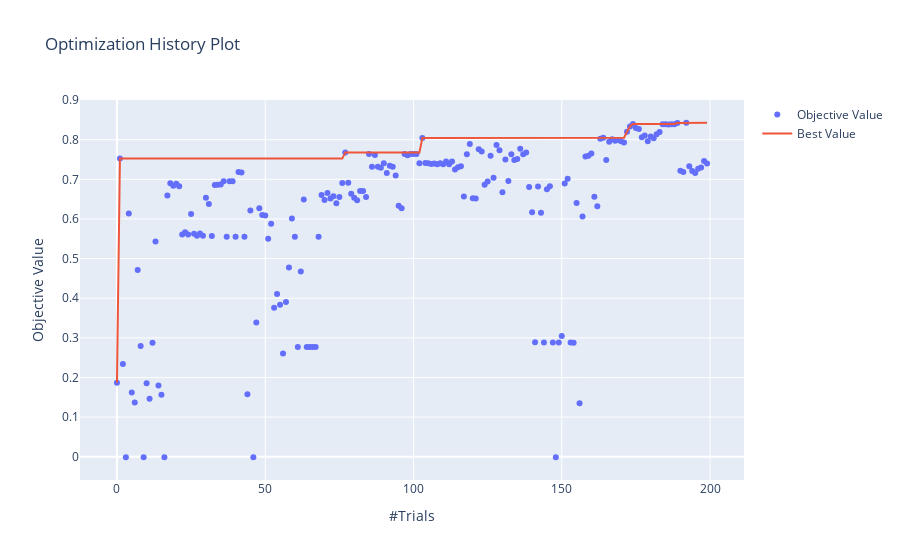
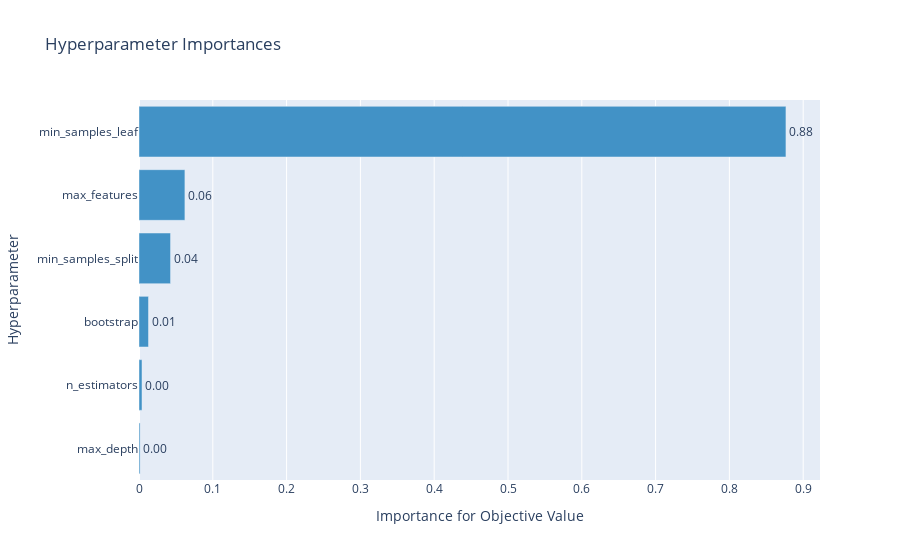
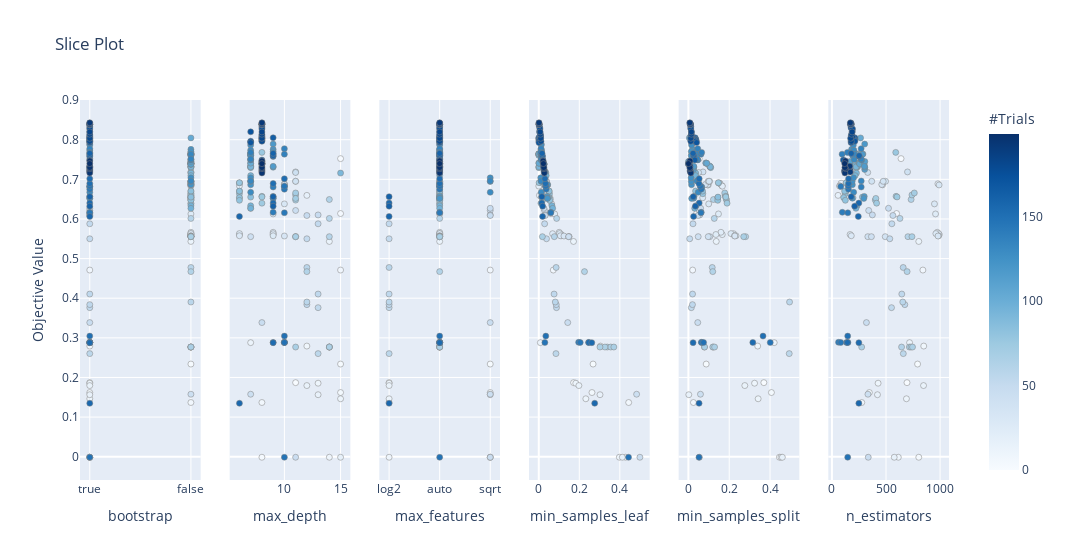

The notebook cell these images were saved under, in order:
### Code cell
make_optuna_visualizations(rf_study)

### Figure 1 — Plotly figure (JSON) as saved in the notebook; plotly's stock layout.template omitted (floating-point values rounded to 4 significant figures; data arrays with more than 128 entries replaced by an {"elided": "..."} marker saying what was removed)
{"data": [{"mode": "markers", "name": "Objective Value", "type": "scatter", "x": {"elided": "200 int values"}, "y": {"elided": "200 float values"}}, {"name": "Best Value", "type": "scatter", "x": {"elided": "200 int values"}, "y": {"elided": "200 float values"}}], "layout": {"title": {"text": "Optimization History Plot"}, "xaxis": {"title": {"text": "#Trials"}}, "yaxis": {"title": {"text": "Objective Value"}}}}

### Figure 2 — Plotly figure (JSON) as saved in the notebook; plotly's stock layout.template omitted (floating-point values rounded to 4 significant figures)
{"data": [{"cliponaxis": false, "hovertemplate": ["max_depth (IntUniformDistribution): 0.001482964933233775<extra></extra>", "n_estimators (IntUniformDistribution): 0.004061178656596264<extra></extra>", "bootstrap (CategoricalDistribution): 0.012866729593342388<extra></extra>", "min_samples_split (UniformDistribution): 0.04274029010615676<extra></extra>", "max_features (CategoricalDistribution): 0.06221469067021597<extra></extra>", "min_samples_leaf (UniformDistribution): 0.8766341460404549<extra></extra>"], "marker": {"color": "rgb(66,146,198)"}, "orientation": "h", "text": ["0.001482964933233775", "0.004061178656596264", "0.012866729593342388", "0.04274029010615676", "0.06221469067021597", "0.8766341460404549"], "textposition": "outside", "texttemplate": "%{text:.2f}", "type": "bar", "x": [0.001483, 0.004061, 0.01287, 0.04274, 0.06221, 0.8766], "y": ["max_depth", "n_estimators", "bootstrap", "min_samples_split", "max_features", "min_samples_leaf"]}], "layout": {"showlegend": false, "title": {"text": "Hyperparameter Importances"}, "xaxis": {"title": {"text": "Importance for Objective Value"}}, "yaxis": {"title": {"text": "Hyperparameter"}}}}

### Figure 3 — Plotly figure (JSON) as saved in the notebook; plotly's stock layout.template omitted (floating-point values rounded to 4 significant figures; data arrays with more than 128 entries replaced by an {"elided": "..."} marker saying what was removed)
{"data": [{"marker": {"color": {"elided": "200 int values"}, "colorbar": {"title": {"text": "#Trials"}, "x": 1, "xpad": 40}, "colorscale": [[0, "rgb(247,251,255)"], [0.125, "rgb(222,235,247)"], [0.25, "rgb(198,219,239)"], [0.375, "rgb(158,202,225)"], [0.5, "rgb(107,174,214)"], [0.625, "rgb(66,146,198)"], [0.75, "rgb(33,113,181)"], [0.875, "rgb(8,81,156)"], [1, "rgb(8,48,107)"]], "line": {"color": "Grey", "width": 0.5}, "showscale": true}, "mode": "markers", "showlegend": false, "type": "scatter", "x": {"elided": "200 bool values"}, "xaxis": "x", "y": {"elided": "200 float values"}, "yaxis": "y"}, {"marker": {"color": {"elided": "200 int values"}, "colorbar": {"title": {"text": "#Trials"}, "x": 1, "xpad": 40}, "colorscale": [[0, "rgb(247,251,255)"], [0.125, "rgb(222,235,247)"], [0.25, "rgb(198,219,239)"], [0.375, "rgb(158,202,225)"], [0.5, "rgb(107,174,214)"], [0.625, "rgb(66,146,198)"], [0.75, "rgb(33,113,181)"], [0.875, "rgb(8,81,156)"], [1, "rgb(8,48,107)"]], "line": {"color": "Grey", "width": 0.5}, "showscale": false}, "mode": "markers", "showlegend": false, "type": "scatter", "x": {"elided": "200 int values"}, "xaxis": "x2", "y": {"elided": "200 float values"}, "yaxis": "y2"}, {"marker": {"color": {"elided": "200 int values"}, "colorbar": {"title": {"text": "#Trials"}, "x": 1, "xpad": 40}, "colorscale": [[0, "rgb(247,251,255)"], [0.125, "rgb(222,235,247)"], [0.25, "rgb(198,219,239)"], [0.375, "rgb(158,202,225)"], [0.5, "rgb(107,174,214)"], [0.625, "rgb(66,146,198)"], [0.75, "rgb(33,113,181)"], [0.875, "rgb(8,81,156)"], [1, "rgb(8,48,107)"]], "line": {"color": "Grey", "width": 0.5}, "showscale": false}, "mode": "markers", "showlegend": false, "type": "scatter", "x": {"elided": "200 str values"}, "xaxis": "x3", "y": {"elided": "200 float values"}, "yaxis": "y3"}, {"marker": {"color": {"elided": "200 int values"}, "colorbar": {"title": {"text": "#Trials"}, "x": 1, "xpad": 40}, "colorscale": [[0, "rgb(247,251,255)"], [0.125, "rgb(222,235,247)"], [0.25, "rgb(198,219,239)"], [0.375, "rgb(158,202,225)"], [0.5, "rgb(107,174,214)"], [0.625, "rgb(66,146,198)"], [0.75, "rgb(33,113,181)"], [0.875, "rgb(8,81,156)"], [1, "rgb(8,48,107)"]], "line": {"color": "Grey", "width": 0.5}, "showscale": false}, "mode": "markers", "showlegend": false, "type": "scatter", "x": {"elided": "200 float values"}, "xaxis": "x4", "y": {"elided": "200 float values"}, "yaxis": "y4"}, {"marker": {"color": {"elided": "200 int values"}, "colorbar": {"title": {"text": "#Trials"}, "x": 1, "xpad": 40}, "colorscale": [[0, "rgb(247,251,255)"], [0.125, "rgb(222,235,247)"], [0.25, "rgb(198,219,239)"], [0.375, "rgb(158,202,225)"], [0.5, "rgb(107,174,214)"], [0.625, "rgb(66,146,198)"], [0.75, "rgb(33,113,181)"], [0.875, "rgb(8,81,156)"], [1, "rgb(8,48,107)"]], "line": {"color": "Grey", "width": 0.5}, "showscale": false}, "mode": "markers", "showlegend": false, "type": "scatter", "x": {"elided": "200 float values"}, "xaxis": "x5", "y": {"elided": "200 float values"}, "yaxis": "y5"}, {"marker": {"color": {"elided": "200 int values"}, "colorbar": {"title": {"text": "#Trials"}, "x": 1, "xpad": 40}, "colorscale": [[0, "rgb(247,251,255)"], [0.125, "rgb(222,235,247)"], [0.25, "rgb(198,219,239)"], [0.375, "rgb(158,202,225)"], [0.5, "rgb(107,174,214)"], [0.625, "rgb(66,146,198)"], [0.75, "rgb(33,113,181)"], [0.875, "rgb(8,81,156)"], [1, "rgb(8,48,107)"]], "line": {"color": "Grey", "width": 0.5}, "showscale": false}, "mode": "markers", "showlegend": false, "type": "scatter", "x": {"elided": "200 int values"}, "xaxis": "x6", "y": {"elided": "200 float values"}, "yaxis": "y6"}], "layout": {"title": {"text": "Slice Plot"}, "width": 1800, "xaxis": {"anchor": "y", "domain": [0, 0.1389], "title": {"text": "bootstrap"}}, "xaxis2": {"anchor": "y2", "domain": [0.1722, 0.3111], "title": {"text": "max_depth"}}, "xaxis3": {"anchor": "y3", "domain": [0.3444, 0.4833], "title": {"text": "max_features"}}, "xaxis4": {"anchor": "y4", "domain": [0.5167, 0.6556], "title": {"text": "min_samples_leaf"}}, "xaxis5": {"anchor": "y5", "domain": [0.6889, 0.8278], "title": {"text": "min_samples_split"}}, "xaxis6": {"anchor": "y6", "domain": [0.8611, 1], "title": {"text": "n_estimators"}}, "yaxis": {"anchor": "x", "domain": [0, 1], "title": {"text": "Objective Value"}}, "yaxis2": {"anchor": "x2", "domain": [0, 1], "matches": "y", "showticklabels": false}, "yaxis3": {"anchor": "x3", "domain": [0, 1], "matches": "y", "showticklabels": false}, "yaxis4": {"anchor": "x4", "domain": [0, 1], "matches": "y", "showticklabels": false}, "yaxis5": {"anchor": "x5", "domain": [0, 1], "matches": "y", "showticklabels": false}, "yaxis6": {"anchor": "x6", "domain": [0, 1], "matches": "y", "showticklabels": false}}}
